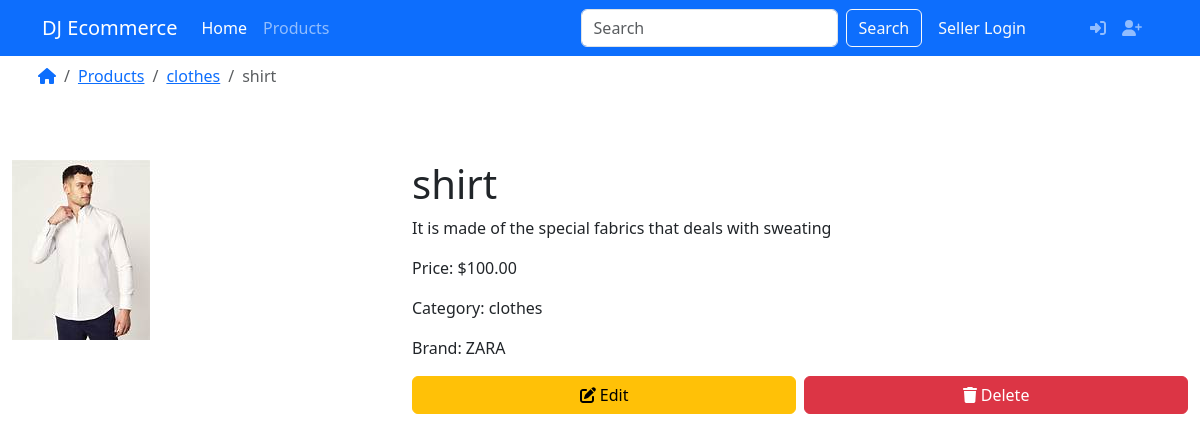
The page /product/shirt/ on the database its author committed.
### products/models.py (models this page shows)
class Product(models.Model):
    title = models.CharField(max_length = 255)
    brand = models.CharField(max_length = 255, default="N/A")
    category = models.ForeignKey(Category, on_delete=models.DO_NOTHING)
    price = models.DecimalField(max_digits=10, decimal_places=2)
    seller = models.ForeignKey(User, on_delete=models.CASCADE)
    description = models.TextField()
    image = models.ImageField(upload_to='product/')
    slug = models.SlugField(max_length = 255, unique=True)
    created_at = models.DateTimeField( auto_now_add=True)
    updated_at = models.DateTimeField( auto_now_add=True)

class Category(models.Model):
    name = models.CharField(max_length = 255)
    logo = models.ImageField(upload_to='category/')
    slug = models.SlugField(max_length = 50, unique=True)
    def __str__(self):
        return self.name

### products/views.py (the view)
# urls.py: path('product/<slug:slug>/', product_detail, name='product_detail'),
def product_detail(request, slug):
    product= get_object_or_404(Product, slug= slug)
    return render(
         request,'products/detail.html',
        context={'product': product}
    )

### templates/products/detail.html (shortened to what this page needs)
{% extends 'layout/base.html' %}
{% load static %}
{% load crispy_forms_tags %}
{% block content %}
<div class="container p-2 text-center">
    <div class="row">
        <div class="col-md-12">
            <nav class="breadcrumb">
                <a class="breadcrumb-item" href="{% url 'index' %}">
                    <i class="fas fa-home"></i>
                </a>
                <a class="breadcrumb-item" href="{% url 'product_list' %}">
                    Products
                </a>
                <a class="breadcrumb-item" href="{% url 'product_list_by_category' product.category.slug %}">
                    {{ product.category }}
                </a>
                <span class="breadcrumb-item active" aria-current="page">
                    {{ product.title }}
                </span>
            </nav>
        </div>
    </div>
</div>
<div class="container-fluid py-5">
    <div class="row">
        <div class="col-md-4">
            <img src="{{ product.image.url }}" class="img-fluid" alt="{{ product.name }}">
        </div>
        <div class="col-md-8">
            <h1>{{ product.title }}</h1>
            <p>{{ product.description }}</p>
            <p>Price: ${{ product.price }}</p>
            <p>Category: {{ product.category }}</p>
            <p>Brand: {{ product.brand }}</p>
            {% if user.is_authenticated and user.groups.all.0.name == 'seller' %}
            <a href="{% url 'product_edit' product.slug %}" class="btn btn-primary">
                <i class="fas fa-edit"></i> Edit Product
            </a>
            <a href="{% url 'product_delete' product.slug %}" class="btn btn-danger">
                <i class="fas fa-trash"></i> Delete Product
            </a>
            <a href="" class="btn btn-success">
                <i class="fas fa-plus"></i> Add Image
            </a>
            {% else %}
            <div class="d-flex justify-content-start mt-2 gap-2">
                <a href="{% url 'product_edit' product.slug %}" class="btn btn-warning w-100">
                    <i class="fas fa-edit"></i> Edit
                </a>
                <a href="{% url 'product_delete' product.slug %}" class="btn btn-danger w-100">
                    <i class="fas fa-trash"></i> Delete
                </a>
            </div>
            {% endif %}
        </div>
    </div>
</div>
{% endblock content %}

### rows shown on the page
Product: category "clothes", title "shirt", image (picture), description "It is made of the special fabrics that deals with sweating", price "100.00", brand "ZARA"
